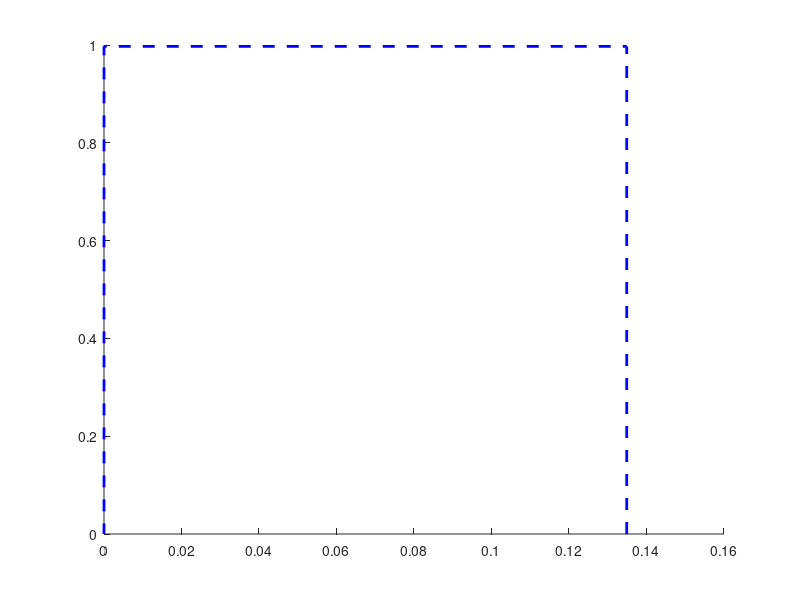

The MATLAB source for this figure: (Note: this script raises an error after producing the figure.)
% In this script, six values are closely approximated via golden section search
%  - α value for which correlation coefficient ρ is strongest between P_bp and T_{a}^1
%  - α value for which ρ is strongest between P_bp and T_{a}^2
%  - α value for which ρ is strongest between Δ_{h0f} and T_{a}^1
%  - α value for which ρ is strongest between Δ_{h0f} and T_{a}^2
% T_{a}^1 = First General Temperature Indices
% T_{a}^2 = Second General Temperature Indices
% Additionally, curves for ρ against α near these values are plotted in 4 figs

close all; % Close any figures already opened
clear;     % and clear all variables
format long; % More significant figures printed in the console
pkg load statistics;

% Config: Adjust lines' width, font size, whether or not to save to file
lineWidth = 2; % the line thickness in the graph
fontSize = 16; % the font size in the graph
saveToFile = true; % Set to true to auto-save plots
% Note: Dimensions of resulting images are scaled according to each window size.
%       To control the dimensions, after running the whole script, resize each
%       ... figure window and then run only the saveas functions
%       ... manually, by selection, at the end of this script

% Utility: Below is a function to round-off to 4 decimal places | returns string
%          Need to use this function as round(X,4,Type) does not exist in Octave
%          ... and sprintf("%.04f",X) does not round properly for some numbers.
as_4_dp_str = @(x) sprintf('%.04f', round(x*(10^4))/(10^4));

% Cell containing Entropy and Heat Capacity of 22 lower benzenoids
expData = {reshape([% Boiling point
   80.1 218 338 340 431 425 429 440 496 493 497
   547  542 535 535 531 519 590 596 594 595 393
   ]', 22, 1), reshape([ % Enthalpy of Formation
   75.2 141   202.7 222.6 271.1 277.1 275.1 310.5 296 289.9 319.2
   323  301.2 348   335   336.3 336.9 296.7 375.6 366 393.3 221.3
]', 22, 1),
   "ρ_{bp}", "Δ_{h0f}" % Their labels
 };

% 22 by 3 array, number of edges in each dudv partition: (2,2), (2,3) then (3,3)
d_f = [
  6 6 7 6 8 7  9 6  7  8 8 6  7  9  8  8  9  6  8  8  9  6
  0 4 6 8 8 10 6 12 10 8 8 12 10 10 12 12 10 12 12 12 10 8
  0 1 3 2 5 4  6 3  7  8 8 9  10  7 6  6  7  12  9  9 10 5
]'; % Used for computing indices based on edge endpoint degree partitions

% Define nu_exp here before using it in getIndexFns Lower 22 Bhs (nu_exp: number of vertices)
nu_exp = [
    6 10 14 14 18 18 18 18 20 20 20 22 22 22 22 22 22 24 24 24 24 16
]';

% Cell containing the three index-computing functions
% Usage: getIndexFns{n}(alpha, nu_exp) | n=1:T_{a}^1 , n=2:T_{a}^2, a = alpha
getIndexFns = {
    @(alpha) sum(d_f .* [(4 ./ (nu_exp - 2)), ((5 .* nu_exp - 12) ./ ((nu_exp - 2) .* (nu_exp - 3))), (6 ./ (nu_exp - 3))].^alpha, 2); % First General Temperature Indices (T_{a}^1)
    @(alpha) sum(d_f .* [(4 ./ ((nu_exp - 2).^2)), (6 ./ ((nu_exp - 2) .* (nu_exp - 3))), (9 ./ ((nu_exp - 3).^2))].^alpha, 2); % Second General Temperature Indices (T_{a}^2)
}';
% Cell containing their respective labels
indexName = {"T^1", "T^2"};

% Variables for indexing arrays and iterating for-loops
numData = size(expData, 2);       % two (ρ_{bp}, Δ_{h0f})
numIndices = size(getIndexFns,2); % two (T_{a}^1  & T_{a}^2)
numCurves = numData*numIndices;   % four (4 curves)

% All x in visible ranges (both plots - near and far)
xnear = [linspace(-0.1, 0.45, 800); linspace(-0.8, 0.5, 800)];
xfar = linspace(-20,20,800); % xfar is same for both ρ_{bp} and Δ_{h0f}

% Do the same procedure for each experimental data i.e., ρ_{bp} and Δ_{h0f}
for ii = 1:numData
  % This figure is for the zoomed-in plot
  figure(numData+ii); hold on;

  % Indicate inverval for which R_a is the better indicator (before corr-curves)

  % WARNING: these xmeet1-ymeet2 values are hardcoded, computed separately
  %          ... These are coordinates where ρ-α of {Δ_{h0f} or E}-T_{a}^1
  %          ... intersects ρ-α of {Δ_{h0f} or E}-T_{a}^2
  xmeet1 = [
    0.1349; % for ρ_{bp}
    -0.12142   % for Δ_{h0f}
  ](ii); % of these 2, either the first value or second is used, depending on ii
  ymeet1 = [
    0.99692; % for ρ_{bp}
    0.94592  % for Δ_{h0f}
  ](ii);
  xmeet2 = [
    0.00012;    % for ρ_{bp}
    -0.00010081  % for Δ_{h0f}
  ](ii);
  ymeet2 = [
    0.99576; % for ρ_{bp}
    0.94512  % for Δ_{h0f}
  ](ii);

  ybox = [
    0.9972; % for figure 3 (blue dotted line)
    0.9465  % for figure 4 (blue dotted line)
  ](ii);
  % Plot the blue dashed box (before drawing the curves so it appear beneath)
  plot([xmeet1 xmeet1 0 0], [0 ybox ybox 0], '--b', 'LineWidth', lineWidth);

  yend = 0.995; % <-- to be assigned some value later for adjusting visible range

  % Draw correlation curves for each index-property pair
  for n = 1:numIndices
    % Function to get corrcoef ρ between ρ_{bp}/Δ_{h0f} (depending on ii) with specified α
    %                                and T_{a}^1/T_{a}^2 (depending on n)
    get_indices_vals = @(alpha) getIndexFns{n}(alpha)(!isnan(expData{1,ii}));
    ccFn = @(alpha) corrcoef(
      get_indices_vals(alpha), % Either T_{a}^1  or T_{a}^2
      expData{1,ii}(!isnan(expData{1,ii})) % ρ_{bp}/Δ_{h0f}
    )(1,2);

    % generate corresponding y values
    ynear = arrayfun(ccFn, xnear(ii,:));
    yfar = arrayfun(ccFn, xfar);

   % Compute peak values via. golden section search, and display in console
    disp(sprintf("%s against general_%s", expData{2,ii}, indexName{n}));
    peakAlpha = mean(GoldenSectionSearch_Maximum(ccFn, xnear(1), xnear(end), 1e-15));
    peakCorrCoeff = ccFn(peakAlpha);

    % Display peak alpha and peak correlation coefficient in the command window
    disp(['Peak Alpha: ', num2str(peakAlpha)]);
    disp(['Peak Correlation Coefficient: ', num2str(peakCorrCoeff)]);

    % Generate curve label                  [ρ_{bp}/Δ_{h0f}]         [T_{a}^1/T_{a}^2 ]
    curveLabels{n} = sprintf("%s and %s_a", expData{2,ii}, indexName{n});

    figure(ii); % One zoomed-out plot for each expData
    hold on;
    % The curve is stored in a variable to be referenced in the legend spec
    curvesFar(n) = plot(xfar, yfar, '-', 'LineWidth', lineWidth);
    drawnow;

    figure(numData+ii); % Each expData's set of curves has a zoomed-in plot
    hold on;
    % The curve is stored in a variable to be referenced in the legend spec
    curves(n) = plot(xnear(ii,:), ynear, '-', 'LineWidth', lineWidth);

    % Show the peak in the plot: draw indicator lines & display coordinates
    plot([peakAlpha peakAlpha xnear(ii,1)], [0 peakCorrCoeff peakCorrCoeff],
         '--k', 'LineWidth', lineWidth/2); % Black dashed indicator lines
    text(peakAlpha, peakCorrCoeff,
        {'', sprintf("(−%s, %s)", as_4_dp_str(abs(peakAlpha)), as_4_dp_str(peakCorrCoeff))},
        'VerticalAlignment', 'bottom');
        % Negative sign entered manually here to bypass the default
        % ... usage of "hypen-minus" instead of "minus" (− vs -)

    yend = max(yend, ynear(end)); % y value to be used as visible y lower bound
  end

  % Mark and write on the plot the limits of alpha where T_{a}^1 is better than T_{a}^2
  plot([xmeet1 xmeet2], [ymeet1 ymeet2], '*b',
       'MarkerSize', 16, 'LineWidth', lineWidth/1.5); % Mark with blue asterisks
  text(xmeet1, ymeet1, {'', sprintf(" (−%s, %s)", as_4_dp_str(abs(xmeet1)), as_4_dp_str(ymeet1))},
       'VerticalAlignment', 'top', 'Color', [0, 0, 0.8]); % Write blue text
  text(xmeet2, ymeet2, {'', sprintf("(0, %s) ", as_4_dp_str(ymeet2))},
       'VerticalAlignment', 'top', 'HorizontalAlignment', 'right', 'Color', [0, 0, 0.8]);

  % Label this expData's zoomed-in plot
  xlabel('α');
  ylabel('ρ');
  leg = legend(curves, curveLabels); % curves contains all drawn "xnear" curves
  set(leg, 'location', "southwest"); % the location of the legend box

  % Ensure yend is less than ybox + ybox_space before setting axis limits
  ybox_space = [
      0.000005; % spacing between upper y-value with the blue dotted lines (figure 3)
      0.0005  % spacing between upper y-value with the blue dotted lines (figure 4)
  ](ii);
  y_upper_limit = ybox + ybox_space;

  % Check if yend is less than y_upper_limit, otherwise, adjust it
  if yend >= y_upper_limit
      yend = y_upper_limit - 0.01; % Ensure yend is slightly less than the upper limit
  end

  axis([xnear(ii,1) xnear(ii,end) yend y_upper_limit]); % Enforce figure's visible range
  drawnow;

  % Label the zoomed-out plot
  figure(ii);
  xlabel('α');
  ylabel('ρ');
  leg = legend(curvesFar, curveLabels); % curvesFar contains all drawn "xfar" curves
  set(leg, 'location', "southeast");

  if ii==2
    set(leg, 'location', "southeast");

  end

  hold off;
end

for ii = 1:4
  % Replace hyphens with minuses on negative axes
  figure(ii);
  xticklabels(strrep(xticklabels,'-','−'));
  yticklabels(strrep(yticklabels,'-','−'));

  % Set all fontsizes to size specified early in the script
  set(findall(figure(ii),'-property','FontSize'),'FontSize', fontSize)
end

if saveToFile
  saveas(figure(1), "01_comb_ccurves_bp_indices_FAR.png");
  saveas(figure(2), "01_comb_ccurves_DH_indices_FAR.png");
  saveas(figure(3), "01_comb_ccurves_bp_indices_NEAR.png");
  saveas(figure(4), "01_comb_ccurves_DH_indices_NEAR.png");
end

